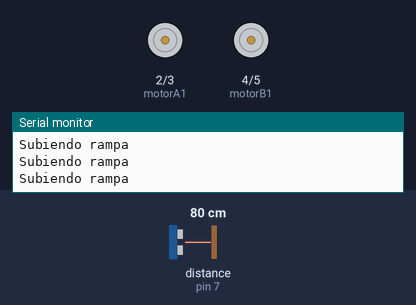
Simulated run of this sketch. Board: Arduino Uno, built with avr-gcc and run on an emulated ATmega328P. Shown: motor-driver pin pairs drawn as motors (green arrow = first pin HIGH = forward, orange = second pin HIGH = backward, longer = more drive), the last lines printed to the serial monitor. Wiring (inferred from the names in the program): ultrasonic range finder: trigger pin 6; echo pin 7. Inputs (shaded band) come from the test bench; at power-on: distance to the obstacle (sensor on pin 7) 80 cm. The echo pulse lasts 58.3 µs per cm.

Above: at 1.3 s.
1.4 s: distance to the obstacle (sensor on pin 7) set to 35 cm
2.9 s: distance to the obstacle (sensor on pin 7) set to 28 cm
At 3.4 s:
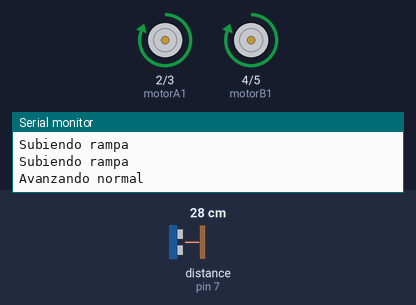
4.5 s: distance to the obstacle (sensor on pin 7) set to 60 cm
At 4.8 s:
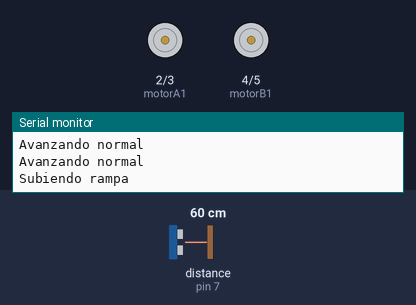
6.0 s: distance to the obstacle (sensor on pin 7) set to 2 cm
At 6.3 s:
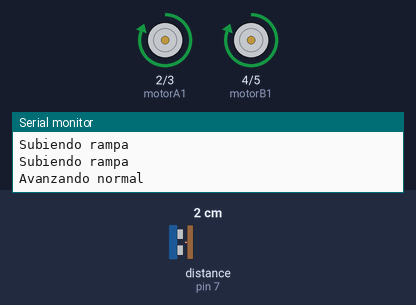
Timing chart, 0 to 8.5 s (numbered marks = the images above; inputs shaded):
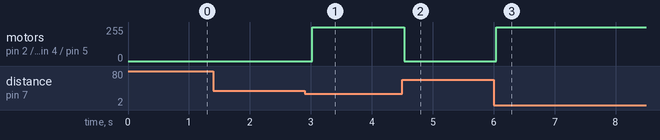

The sketch:

9_sube_y_baja.ino
```cpp
/*
  Base Sube y baja
  - Detecta rampa con ultrasonico
  - Avanza lento para cruzar, luego acelera
*/
int trigFront=6, echoFront=7;
int motorA1=2,motorA2=3,motorB1=4,motorB2=5;

void adelante(int vel){
  analogWrite(motorA1,vel); analogWrite(motorA2,0);
  analogWrite(motorB1,vel); analogWrite(motorB2,0);
}

long medirDistancia(){
  digitalWrite(trigFront,LOW); delayMicroseconds(2);
  digitalWrite(trigFront,HIGH); delayMicroseconds(10);
  digitalWrite(trigFront,LOW);
  long d=pulseIn(echoFront,HIGH);
  return d*0.034/2;
}

void setup(){
  Serial.begin(9600);
  pinMode(trigFront,OUTPUT); pinMode(echoFront,INPUT);
  pinMode(motorA1,OUTPUT); pinMode(motorA2,OUTPUT);
  pinMode(motorB1,OUTPUT); pinMode(motorB2,OUTPUT);
}

void loop(){
  long d=medirDistancia();
  if(d>30){ // no hay suelo cercano (rampa detectada)
    adelante(100); // despacio
    Serial.println("Subiendo rampa");
  } else {
    adelante(200); // normal
    Serial.println("Avanzando normal");
  }
  delay(500);
}
```

Measured:
- the behaviour switches between 32 and 31 cm on distance to the obstacle (sensor on pin 7) (found by bisection; images 0 and 1)
- after the input at 2.9 s, motor on pin 2 (motorA1) / pin 3 (motorA2), motor on pin 4 (motorB1) / pin 5 (motorB2): stopped → forward 255/255 after 0.13 s
- after the input at 4.5 s, motor on pin 2 (motorA1) / pin 3 (motorA2), motor on pin 4 (motorB1) / pin 5 (motorB2): forward 255/255 → stopped at once
- after the input at 6.0 s, motor on pin 2 (motorA1) / pin 3 (motorA2), motor on pin 4 (motorB1) / pin 5 (motorB2): stopped → forward 255/255 at once
